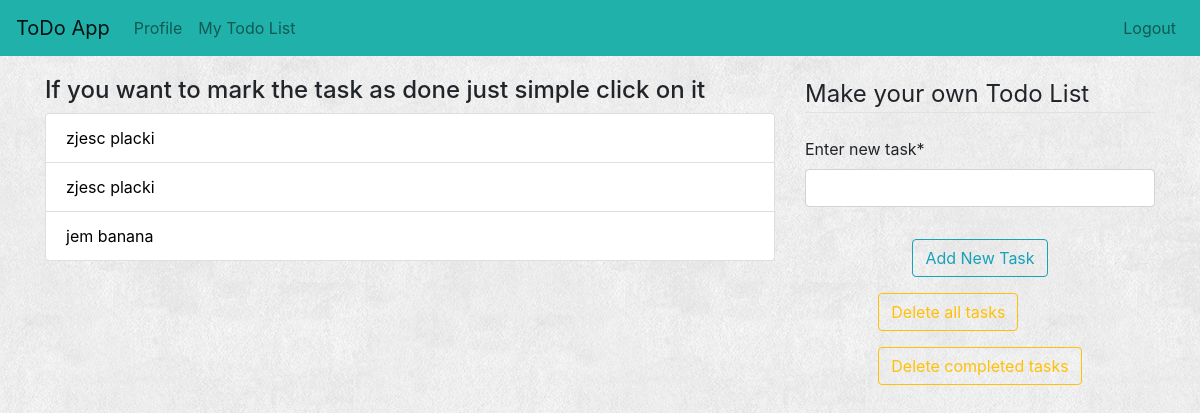
The app's page /todolist/ (signed in), older data.
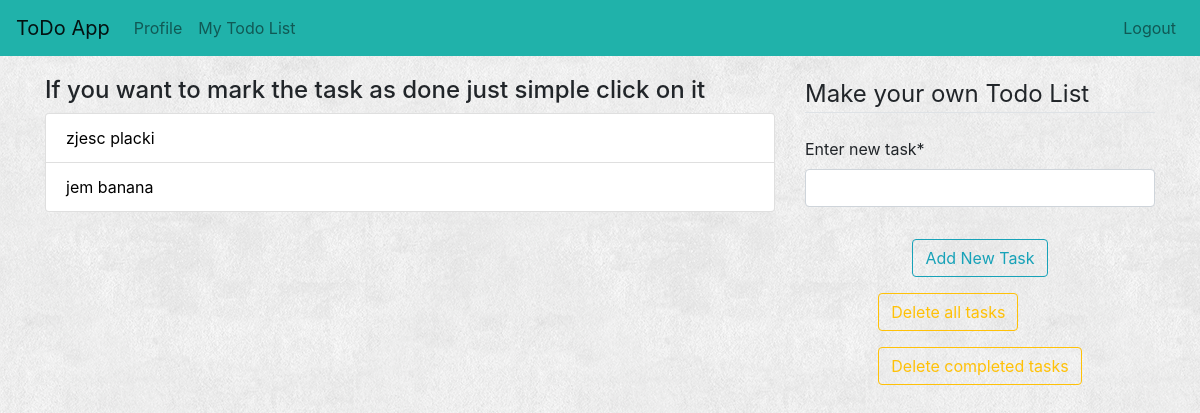
The same page, newer data.
### todo_app/models.py (models this page shows)
class TodoList(models.Model):
    task = models.CharField(max_length=300)
    author = models.ForeignKey(User, on_delete=models.CASCADE)
    complete = models.BooleanField(default=False)
    def __str__(self):
        return self.task

### todo_app/views.py (the view)
# urls.py: path('todolist/', views.todo_list, name='todo-list'),
@login_required
def todo_list(request):
    user = request.user
    tasks_list = TodoList.objects.filter(author=user)
    form = TasksForm()
    context = {'form': form, 'tasks_list': tasks_list}
    return render(request, 'todo_app/todo_list.html', context)

### todo_app/forms.py
class TasksForm(ModelForm):
    class Meta:
        model = TodoList
        fields = ['task']
    def __init__(self, *args, **kwargs):
        super(TasksForm, self).__init__(*args, **kwargs)
        self.fields['task'].label = 'Enter new task'

### todo_app/templates/todo_app/todo_list.html (shortened to what this page needs)
<!DOCTYPE html>
{% extends 'todo_app/base.html'%}
{% load crispy_forms_tags %}
{% block content %}
 <main role="main" class="container">
      <div class="row">
        <div class="col-md-8">
            <h4>If you want to mark the task as done just simple click on it</h4>
            <div class="tasks-content">
                <ul class="list-group">
                    {%for one_task in tasks_list %}
                        {% if one_task.complete %}
                    <li class="list-group-item task-completed"><a href="{% url 'uncompleted' one_task.id %}">{{one_task}} completed</a></li>
                        {% else %}
                            <li class="list-group-item "><a href="{% url 'complete' one_task.id %}">{{one_task}}</a></li>
                        {% endif %}
                    {% endfor %}
                </ul>
            </div>
        </div>
      <div class="col-md-4">
           <div class="form-content">
               <div class="form">
                    <form action="{% url 'add-new' %}" method="POST">
                        <fieldset class="form-group">
                            <legend class="border-bottom mb-4">Make your own Todo List</legend>
                                {{ form|crispy}}
                        </fieldset>
                <div align="center" class="form-group">
                    <button  class="btn btn-outline-info" type="submit">Add New Task</button>
                </div>
                      </form>
                </div>
                    <div align="center" class="buttons">
                        <div class="btn-group-vertical">
                            <a href ="{% url 'delete-all' %} ">
                                <button class="btn btn-outline-warning mb-3" type="submit">Delete all tasks</button>
                            </a>
                            <a href ="{% url 'delete-done' %} ">
                                <button class="btn btn-outline-warning" type="submit">Delete completed tasks</button>
                            </a>
                    </div>
                </div>
        </div>
      </div>
      </div>
 </main>
{%endblock content %}

Row changes from the older to the newer data that the page shows:
removed TodoList: task "zjesc placki"
